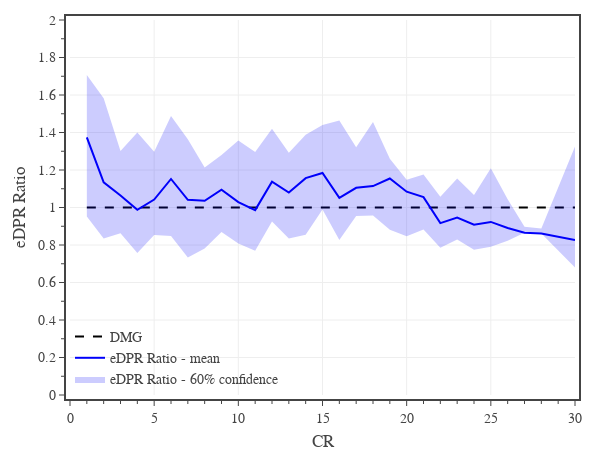

Notebook source saved alongside this figure:
### Code cell
# eHP Ratio

yCol = 'eDPR Ratio'

conf = 0.6
df1 = df0[df0['CR'].between(1,30)]
dfM = df1[['CR',yCol]].groupby('CR').median()
dfU = df1[['CR',yCol]].groupby('CR').quantile(0.5 + conf/2)
dfL = df1[['CR',yCol]].groupby('CR').quantile(0.5 - conf/2)

# CR
# create figure
fig = go.Figure(
    layout=go.Layout(
        template=tfb.FIG_TEMPLATE,
        margin=dict(l=70, r=25, b=55, t=20, pad=4),
        xaxis=dict(
            title_text='CR',
            range=[0,30],
            tick0=0, dtick=5,
            minor=dict(tick0=0, dtick=1),
        ),
        yaxis=dict(
            title_text=yCol,
            range=[0,2],
            tick0=0, dtick=0.2,
            minor=dict(tick0=0, dtick=0.1),
        ),
        legend=dict(
            xanchor='left', yanchor='bottom',
            x=0.00, y=0.00,
            orientation='v',
            tracegroupgap=0,
            bgcolor='rgba(0,0,0,0)',
        )
    )
)


# add reference line
fig.add_trace(go.Scatter(
    x=[1,30], y=[1,1],
    mode='lines', 
    line=dict(color='black', dash='dash'),
    name='DMG',
    hoverinfo='skip',
))

# add average value
fig.add_trace(go.Scatter(
    x=dfM.index, y=dfM[yCol],
    mode='lines', 
    line=dict(color='rgba(0,0,250,1)', dash='solid'),
    name=f'{yCol} - mean',
    hovertemplate='<b>mean</b><br>' + 'CR %{x:,.0f}<br>' + yCol + ' %{y:,.1f}<br>' + '<extra></extra>'

))

# add confidence interval
fig.add_trace(go.Scatter(x=dfM.index, y=dfU[yCol], line_width=0, legendgroup=f'{yCol} confidence', showlegend=False, hoverinfo='skip'))
fig.add_trace(go.Scatter(x=dfM.index, y=dfL[yCol], line_width=0, name=f'{yCol} - {conf:.0%} confidence', legendgroup=f'{yCol} confidence', hoverinfo='skip', fill='tonexty', fillcolor='rgba(0,0,250,0.2)'))

# show figure
fig.update_layout(width=600, height=450)
fig.show(config=tfb.FIG_CONFIG)

# save figures
if SAVEFIGS:
    #fig.update_layout(autosize=True, width=None, height=None)
    #tfb.save_fig_html(fig, format='large', name=f'./fig-edpr-ratio-vs-cr-large', selector={'name': 'none'})
    #tfb.save_fig_html(fig, format='small', name=f'./fig-edpr-ratio-vs-cr-small', selector={'name': 'none'})
    pass

### Figure 1 — Plotly figure (JSON) as saved in the notebook; plotly's stock layout.template omitted (floating-point values rounded to 4 significant figures)
{"data": [{"hoverinfo": "skip", "line": {"color": "black", "dash": "dash"}, "mode": "lines", "name": "DMG", "type": "scatter", "x": [1, 30], "y": [1, 1]}, {"hovertemplate": "<b>mean</b><br>CR %{x:,.0f}<br>eDPR Ratio %{y:,.1f}<br><extra></extra>", "line": {"color": "rgba(0,0,250,1)", "dash": "solid"}, "mode": "lines", "name": "eDPR Ratio - mean", "type": "scatter", "x": [1, 2, 3, 4, 5, 6, 7, 8, 9, 10, 11, 12, 13, 14, 15, 16, 17, 18, 19, 20, 21, 22, 23, 24, 25, 26, 27, 28, 30], "y": [1.373, 1.134, 1.064, 0.9876, 1.042, 1.152, 1.041, 1.036, 1.095, 1.029, 0.986, 1.137, 1.08, 1.157, 1.184, 1.052, 1.105, 1.114, 1.155, 1.084, 1.055, 0.9168, 0.9461, 0.9083, 0.923, 0.8908, 0.8652, 0.8617, 0.8271]}, {"hoverinfo": "skip", "legendgroup": "eDPR Ratio confidence", "line": {"width": 0}, "showlegend": false, "type": "scatter", "x": [1, 2, 3, 4, 5, 6, 7, 8, 9, 10, 11, 12, 13, 14, 15, 16, 17, 18, 19, 20, 21, 22, 23, 24, 25, 26, 27, 28, 30], "y": [1.707, 1.582, 1.301, 1.401, 1.297, 1.487, 1.364, 1.213, 1.28, 1.358, 1.297, 1.419, 1.292, 1.388, 1.44, 1.464, 1.321, 1.455, 1.26, 1.148, 1.176, 1.058, 1.155, 1.066, 1.209, 1.044, 0.8978, 0.8882, 1.325]}, {"fill": "tonexty", "fillcolor": "rgba(0,0,250,0.2)", "hoverinfo": "skip", "legendgroup": "eDPR Ratio confidence", "line": {"width": 0}, "name": "eDPR Ratio - 60% confidence", "type": "scatter", "x": [1, 2, 3, 4, 5, 6, 7, 8, 9, 10, 11, 12, 13, 14, 15, 16, 17, 18, 19, 20, 21, 22, 23, 24, 25, 26, 27, 28, 30], "y": [0.9525, 0.8352, 0.8632, 0.7571, 0.8535, 0.8476, 0.7332, 0.7817, 0.8688, 0.8084, 0.7692, 0.9247, 0.8343, 0.8546, 0.9899, 0.8267, 0.9553, 0.9575, 0.8817, 0.8466, 0.8829, 0.7854, 0.8298, 0.7744, 0.7913, 0.8221, 0.8652, 0.8617, 0.6796]}], "layout": {"height": 450, "legend": {"bgcolor": "rgba(0,0,0,0)", "orientation": "v", "tracegroupgap": 0, "x": 0, "xanchor": "left", "y": 0, "yanchor": "bottom"}, "margin": {"b": 55, "l": 70, "pad": 4, "r": 25, "t": 20}, "width": 600, "xaxis": {"dtick": 5, "minor": {"dtick": 1, "tick0": 0}, "range": [0, 30], "tick0": 0, "title": {"text": "CR"}}, "yaxis": {"dtick": 0.2, "minor": {"dtick": 0.1, "tick0": 0}, "range": [0, 2], "tick0": 0, "title": {"text": "eDPR Ratio"}}}}
